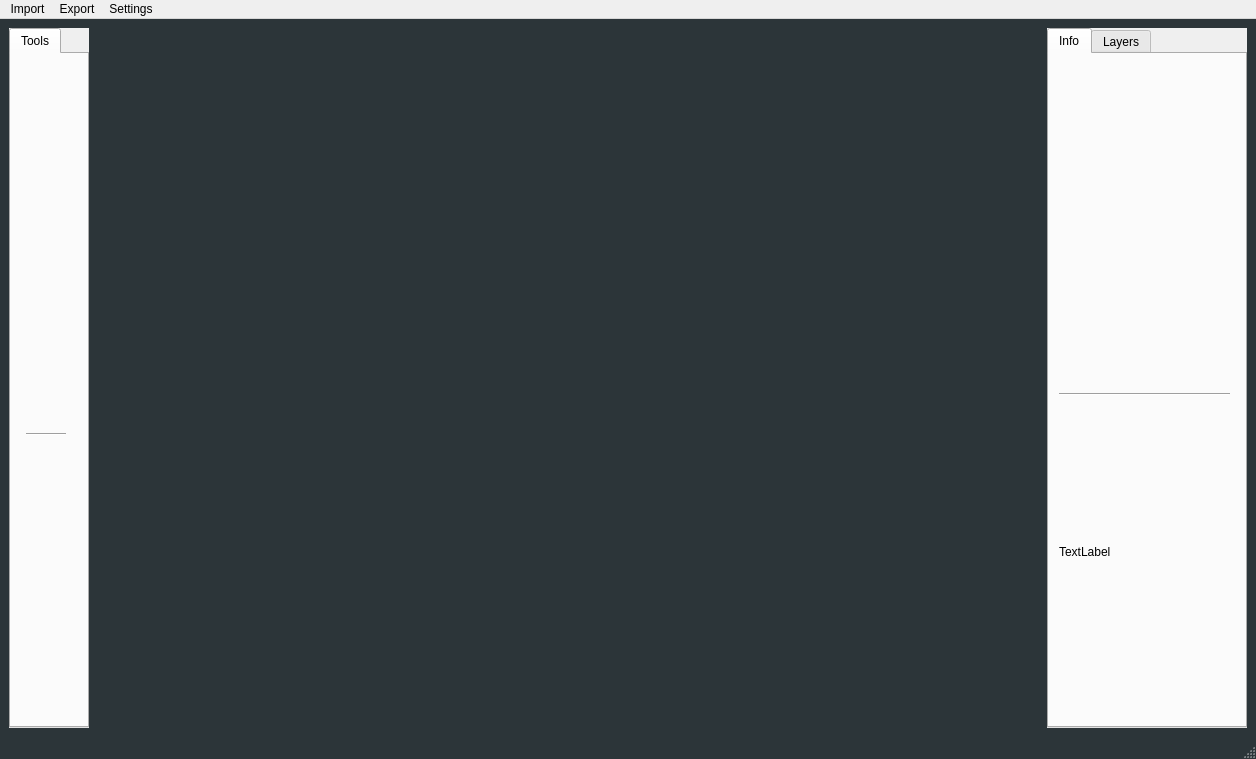
<?xml version="1.0" encoding="UTF-8"?>
<ui version="4.0">
 <class>MainWindow</class>
 <widget class="QMainWindow" name="MainWindow">
  <property name="geometry">
   <rect>
    <x>0</x>
    <y>0</y>
    <width>1256</width>
    <height>759</height>
   </rect>
  </property>
  <property name="minimumSize">
   <size>
    <width>1000</width>
    <height>0</height>
   </size>
  </property>
  <property name="windowTitle">
   <string>MainWindow</string>
  </property>
  <property name="styleSheet">
   <string notr="true">#MainWindow {
background: #2c3539
}</string>
  </property>
  <widget class="QWidget" name="centralwidget">
   <layout class="QHBoxLayout" name="horizontalLayout_2">
    <item>
     <widget class="QTabWidget" name="tabWidget_toolbar">
      <property name="maximumSize">
       <size>
        <width>80</width>
        <height>16777215</height>
       </size>
      </property>
      <property name="autoFillBackground">
       <bool>true</bool>
      </property>
      <property name="styleSheet">
       <string notr="true">tabWidget_toolbar {
background: #d8d8d8
}</string>
      </property>
      <widget class="QWidget" name="tabWidget_toolbarPage1">
       <attribute name="title">
        <string>Tools</string>
       </attribute>
       <widget class="QWidget" name="gridLayoutWidget">
        <property name="geometry">
         <rect>
          <x>0</x>
          <y>10</y>
          <width>71</width>
          <height>661</height>
         </rect>
        </property>
        <layout class="QGridLayout" name="gridLayout_2">
         <item row="7" column="0">
          <widget class="QPushButton" name="edge_painter_cellcontact">
           <property name="sizePolicy">
            <sizepolicy hsizetype="Fixed" vsizetype="Fixed">
             <horstretch>0</horstretch>
             <verstretch>0</verstretch>
            </sizepolicy>
           </property>
           <property name="minimumSize">
            <size>
             <width>40</width>
             <height>40</height>
            </size>
           </property>
           <property name="maximumSize">
            <size>
             <width>40</width>
             <height>40</height>
            </size>
           </property>
           <property name="toolTip">
            <string/>
           </property>
           <property name="styleSheet">
            <string notr="true">#edge_painter_cellcontact{
background-color: transparent;
background: none;
border: none;
background-repeat: none;
}
#edge_painter_cellcontact:pressed{
background-color: #cccccc;
}
	</string>
           </property>
           <property name="text">
            <string/>
           </property>
           <property name="icon">
            <iconset>
             <normaloff>standard_edge.svg</normaloff>standard_edge.svg</iconset>
           </property>
           <property name="iconSize">
            <size>
             <width>20</width>
             <height>20</height>
            </size>
           </property>
          </widget>
         </item>
         <item row="0" column="0">
          <widget class="QPushButton" name="node_painter_standard">
           <property name="sizePolicy">
            <sizepolicy hsizetype="Preferred" vsizetype="Preferred">
             <horstretch>0</horstretch>
             <verstretch>0</verstretch>
            </sizepolicy>
           </property>
           <property name="minimumSize">
            <size>
             <width>0</width>
             <height>0</height>
            </size>
           </property>
           <property name="maximumSize">
            <size>
             <width>40</width>
             <height>40</height>
            </size>
           </property>
           <property name="toolTip">
            <string/>
           </property>
           <property name="styleSheet">
            <string notr="true">#node_painter_standard {
background-color: transparent;
background: none;
border: none;
background-repeat: none;
}
#node_painter_standard:pressed{
background-color: #cccccc;
}
	</string>
           </property>
           <property name="text">
            <string/>
           </property>
           <property name="icon">
            <iconset>
             <normaloff>standard_node.svg</normaloff>standard_node.svg</iconset>
           </property>
           <property name="iconSize">
            <size>
             <width>20</width>
             <height>20</height>
            </size>
           </property>
          </widget>
         </item>
         <item row="1" column="0">
          <widget class="QPushButton" name="node_painter_spheroplast">
           <property name="sizePolicy">
            <sizepolicy hsizetype="Preferred" vsizetype="Preferred">
             <horstretch>0</horstretch>
             <verstretch>0</verstretch>
            </sizepolicy>
           </property>
           <property name="minimumSize">
            <size>
             <width>0</width>
             <height>0</height>
            </size>
           </property>
           <property name="maximumSize">
            <size>
             <width>40</width>
             <height>40</height>
            </size>
           </property>
           <property name="toolTip">
            <string/>
           </property>
           <property name="styleSheet">
            <string notr="true">#node_painter_spheroplast {
background-color: transparent;
background: none;
border: none;
background-repeat: none;
}
#node_painter_spheroplast:pressed{
background-color: #cccccc;
}
	</string>
           </property>
           <property name="text">
            <string/>
           </property>
           <property name="icon">
            <iconset>
             <normaloff>spheroplast_node.svg</normaloff>spheroplast_node.svg</iconset>
           </property>
           <property name="iconSize">
            <size>
             <width>20</width>
             <height>20</height>
            </size>
           </property>
          </widget>
         </item>
         <item row="2" column="0">
          <widget class="QPushButton" name="node_painter_curved">
           <property name="sizePolicy">
            <sizepolicy hsizetype="Preferred" vsizetype="Preferred">
             <horstretch>0</horstretch>
             <verstretch>0</verstretch>
            </sizepolicy>
           </property>
           <property name="minimumSize">
            <size>
             <width>40</width>
             <height>40</height>
            </size>
           </property>
           <property name="maximumSize">
            <size>
             <width>40</width>
             <height>40</height>
            </size>
           </property>
           <property name="toolTip">
            <string/>
           </property>
           <property name="styleSheet">
            <string notr="true">#node_painter_curved{
background-color: transparent;
background: none;
border: none;
background-repeat: none;
}
#node_painter_curved:pressed{
background-color: #cccccc;
}
	</string>
           </property>
           <property name="text">
            <string/>
           </property>
           <property name="icon">
            <iconset>
             <normaloff>curved_node.svg</normaloff>curved_node.svg</iconset>
           </property>
           <property name="iconSize">
            <size>
             <width>20</width>
             <height>20</height>
            </size>
           </property>
          </widget>
         </item>
         <item row="3" column="0">
          <widget class="QPushButton" name="node_painter_filament">
           <property name="sizePolicy">
            <sizepolicy hsizetype="Fixed" vsizetype="Fixed">
             <horstretch>0</horstretch>
             <verstretch>0</verstretch>
            </sizepolicy>
           </property>
           <property name="minimumSize">
            <size>
             <width>40</width>
             <height>40</height>
            </size>
           </property>
           <property name="maximumSize">
            <size>
             <width>40</width>
             <height>40</height>
            </size>
           </property>
           <property name="toolTip">
            <string/>
           </property>
           <property name="styleSheet">
            <string notr="true">#node_painter_filament {
background-color: transparent;
background: none;
border: none;
background-repeat: none;
}
#node_painter_filament:pressed{
background-color: #cccccc;
}
	</string>
           </property>
           <property name="text">
            <string/>
           </property>
           <property name="icon">
            <iconset>
             <normaloff>filament_node.svg</normaloff>filament_node.svg</iconset>
           </property>
           <property name="iconSize">
            <size>
             <width>20</width>
             <height>20</height>
            </size>
           </property>
          </widget>
         </item>
         <item row="5" column="0">
          <widget class="QPushButton" name="edge_painter_celltocell">
           <property name="sizePolicy">
            <sizepolicy hsizetype="Fixed" vsizetype="Fixed">
             <horstretch>0</horstretch>
             <verstretch>0</verstretch>
            </sizepolicy>
           </property>
           <property name="minimumSize">
            <size>
             <width>40</width>
             <height>40</height>
            </size>
           </property>
           <property name="maximumSize">
            <size>
             <width>40</width>
             <height>40</height>
            </size>
           </property>
           <property name="toolTip">
            <string/>
           </property>
           <property name="styleSheet">
            <string notr="true">#edge_painter_celltocell {
background-color: transparent;
background: none;
border: none;
background-repeat: none;
}
#edge_painter_celltocell:pressed{
background-color: #cccccc;
}
	</string>
           </property>
           <property name="text">
            <string/>
           </property>
           <property name="icon">
            <iconset>
             <normaloff>standard_edge.svg</normaloff>standard_edge.svg</iconset>
           </property>
           <property name="iconSize">
            <size>
             <width>20</width>
             <height>20</height>
            </size>
           </property>
          </widget>
         </item>
         <item row="6" column="0">
          <widget class="QPushButton" name="edge_painter_celltosurface">
           <property name="sizePolicy">
            <sizepolicy hsizetype="Preferred" vsizetype="Preferred">
             <horstretch>0</horstretch>
             <verstretch>0</verstretch>
            </sizepolicy>
           </property>
           <property name="minimumSize">
            <size>
             <width>40</width>
             <height>40</height>
            </size>
           </property>
           <property name="maximumSize">
            <size>
             <width>40</width>
             <height>40</height>
            </size>
           </property>
           <property name="toolTip">
            <string/>
           </property>
           <property name="styleSheet">
            <string notr="true">#edge_painter_celltosurface {
background-color: transparent;
background: none;
border: none;
background-repeat: none;
}
#edge_painter_celltosurface:pressed{
background-color: #cccccc;
}
	</string>
           </property>
           <property name="text">
            <string/>
           </property>
           <property name="icon">
            <iconset>
             <normaloff>standard_edge.svg</normaloff>standard_edge.svg</iconset>
           </property>
           <property name="iconSize">
            <size>
             <width>20</width>
             <height>20</height>
            </size>
           </property>
          </widget>
         </item>
         <item row="4" column="0">
          <widget class="Line" name="line_2">
           <property name="orientation">
            <enum>Qt::Horizontal</enum>
           </property>
          </widget>
         </item>
        </layout>
       </widget>
      </widget>
     </widget>
    </item>
    <item>
     <spacer name="horizontalSpacer">
      <property name="orientation">
       <enum>Qt::Horizontal</enum>
      </property>
      <property name="sizeType">
       <enum>QSizePolicy::Maximum</enum>
      </property>
      <property name="sizeHint" stdset="0">
       <size>
        <width>40</width>
        <height>20</height>
       </size>
      </property>
     </spacer>
    </item>
    <item>
     <widget class="MplWidget" name="MplWidget" native="true">
      <property name="minimumSize">
       <size>
        <width>600</width>
        <height>700</height>
       </size>
      </property>
      <property name="toolTip">
       <string comment="standard node"/>
      </property>
     </widget>
    </item>
    <item>
     <spacer name="horizontalSpacer_2">
      <property name="orientation">
       <enum>Qt::Horizontal</enum>
      </property>
      <property name="sizeType">
       <enum>QSizePolicy::Maximum</enum>
      </property>
      <property name="sizeHint" stdset="0">
       <size>
        <width>40</width>
        <height>20</height>
       </size>
      </property>
     </spacer>
    </item>
    <item>
     <widget class="QTabWidget" name="tabWidget_info_layers">
      <property name="maximumSize">
       <size>
        <width>200</width>
        <height>16777215</height>
       </size>
      </property>
      <property name="autoFillBackground">
       <bool>true</bool>
      </property>
      <property name="styleSheet">
       <string notr="true">tabWidget_info_layers {
background: #d8d8d8
}</string>
      </property>
      <property name="currentIndex">
       <number>0</number>
      </property>
      <widget class="QWidget" name="tab_info_tab">
       <attribute name="title">
        <string>Info</string>
       </attribute>
       <widget class="QWidget" name="verticalLayoutWidget">
        <property name="geometry">
         <rect>
          <x>10</x>
          <y>10</y>
          <width>171</width>
          <height>661</height>
         </rect>
        </property>
        <layout class="QVBoxLayout" name="verticalLayout">
         <item>
          <widget class="QLabel" name="label">
           <property name="minimumSize">
            <size>
             <width>200</width>
             <height>300</height>
            </size>
           </property>
           <property name="text">
            <string/>
           </property>
          </widget>
         </item>
         <item>
          <spacer name="verticalSpacer_3">
           <property name="orientation">
            <enum>Qt::Vertical</enum>
           </property>
           <property name="sizeHint" stdset="0">
            <size>
             <width>20</width>
             <height>40</height>
            </size>
           </property>
          </spacer>
         </item>
         <item>
          <widget class="Line" name="line">
           <property name="orientation">
            <enum>Qt::Horizontal</enum>
           </property>
          </widget>
         </item>
         <item>
          <widget class="QLabel" name="counter_label">
           <property name="minimumSize">
            <size>
             <width>200</width>
             <height>300</height>
            </size>
           </property>
           <property name="text">
            <string>TextLabel</string>
           </property>
          </widget>
         </item>
         <item>
          <spacer name="verticalSpacer_2">
           <property name="orientation">
            <enum>Qt::Vertical</enum>
           </property>
           <property name="sizeHint" stdset="0">
            <size>
             <width>20</width>
             <height>40</height>
            </size>
           </property>
          </spacer>
         </item>
        </layout>
       </widget>
      </widget>
      <widget class="QWidget" name="tab_layers_tab">
       <attribute name="title">
        <string>Layers</string>
       </attribute>
      </widget>
     </widget>
    </item>
   </layout>
  </widget>
  <widget class="QMenuBar" name="menubar">
   <property name="geometry">
    <rect>
     <x>0</x>
     <y>0</y>
     <width>1256</width>
     <height>21</height>
    </rect>
   </property>
   <widget class="QMenu" name="menuImport">
    <property name="title">
     <string>Import</string>
    </property>
    <addaction name="actionUpload_from_computer"/>
    <addaction name="actionUpload_from_saved_projects"/>
   </widget>
   <widget class="QMenu" name="menuExport">
    <property name="title">
     <string>Export</string>
    </property>
    <addaction name="actionSave_file"/>
    <addaction name="actionExport_to_Gephi"/>
    <addaction name="actionExport_to_Cytoscape"/>
   </widget>
   <widget class="QMenu" name="menuSettings">
    <property name="title">
     <string>Settings</string>
    </property>
    <addaction name="actionColor_select"/>
   </widget>
   <addaction name="menuImport"/>
   <addaction name="menuExport"/>
   <addaction name="menuSettings"/>
  </widget>
  <widget class="QStatusBar" name="statusbar"/>
  <action name="actionUpload_from_computer">
   <property name="text">
    <string>Upload from computer</string>
   </property>
  </action>
  <action name="actionUpload_from_saved_projects">
   <property name="text">
    <string>Upload from saved projects</string>
   </property>
  </action>
  <action name="actionSave_file">
   <property name="text">
    <string>Save file</string>
   </property>
  </action>
  <action name="actionExport_to_Gephi">
   <property name="text">
    <string>Export to Gephi</string>
   </property>
  </action>
  <action name="actionExport_to_Cytoscape">
   <property name="text">
    <string>Export to Cytoscape</string>
   </property>
  </action>
  <action name="actionColor_select">
   <property name="text">
    <string>Color select</string>
   </property>
  </action>
 </widget>
 <customwidgets>
  <customwidget>
   <class>MplWidget</class>
   <extends>QWidget</extends>
   <header>mplwidget.h</header>
   <container>1</container>
  </customwidget>
 </customwidgets>
 <resources>
  <include location="images.qrc"/>
 </resources>
 <connections/>
</ui>
